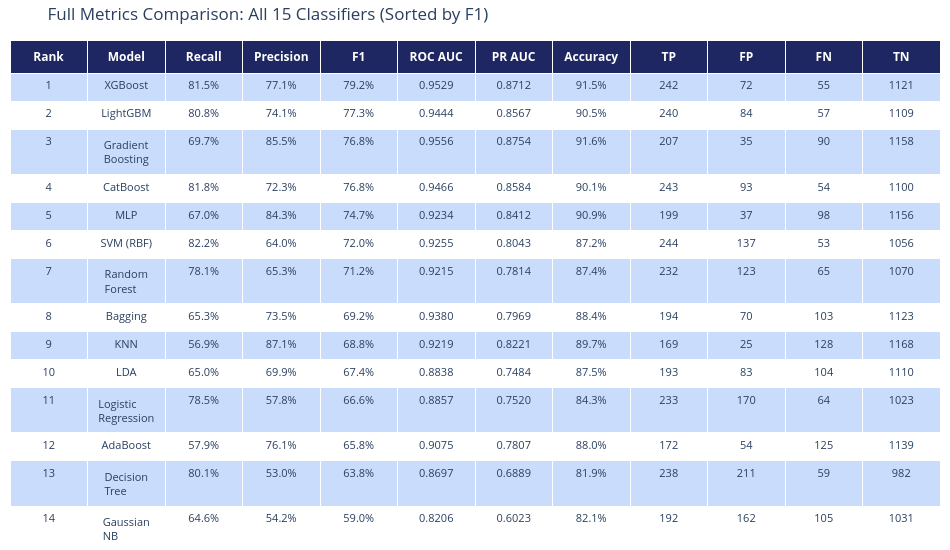

The notebook cell saved with this chart:
### Markdown cell above
## Chart 5: Full Metrics Table

### Code cell
# Full comparison table as interactive plotly table
df_table = df_comp.sort_values('f1_1', ascending=False).reset_index(drop=True)

fig_table = go.Figure(data=[go.Table(
    header=dict(
        values=['<b>Rank</b>', '<b>Model</b>', '<b>Recall</b>', '<b>Precision</b>',
                '<b>F1</b>', '<b>ROC AUC</b>', '<b>PR AUC</b>', '<b>Accuracy</b>',
                '<b>TP</b>', '<b>FP</b>', '<b>FN</b>', '<b>TN</b>'],
        fill_color=COLORS['navy'],
        font=dict(color='white', size=12),
        align='center',
    ),
    cells=dict(
        values=[
            list(range(1, len(df_table) + 1)),
            df_table['model'],
            [f'{v:.1%}' for v in df_table['recall_1']],
            [f'{v:.1%}' for v in df_table['precision_1']],
            [f'{v:.1%}' for v in df_table['f1_1']],
            [f'{v:.4f}' for v in df_table['roc_auc']],
            [f'{v:.4f}' for v in df_table['pr_auc']],
            [f'{v:.1%}' for v in df_table['accuracy']],
            df_table['tp'], df_table['fp'], df_table['fn'], df_table['tn'],
        ],
        fill_color=[
            [COLORS['ice'] if i % 2 == 0 else 'white' for i in range(len(df_table))]
        ] * 12,
        align='center',
        font=dict(size=11),
        height=28,
    ),
)])
fig_table.update_layout(
    title='Full Metrics Comparison: All 15 Classifiers (Sorted by F1)',
    height=550, width=950,
    margin=dict(l=10, r=10, t=40, b=10),
)
fig_table.show()
save_chart(fig_table, COMP_SLUG, 'full_metrics_table')

### Figure 1 — Plotly figure (JSON) as saved in the notebook; plotly's stock layout.template omitted (floating-point values rounded to 4 significant figures; data arrays with more than 128 entries replaced by an {"elided": "..."} marker saying what was removed)
{"data": [{"cells": {"align": "center", "fill": {"color": {"elided": "12x15 str values"}}, "font": {"size": 11}, "height": 28, "values": {"elided": "12x15 mixed values"}}, "header": {"align": "center", "fill": {"color": "#1E2761"}, "font": {"color": "white", "size": 12}, "values": ["<b>Rank</b>", "<b>Model</b>", "<b>Recall</b>", "<b>Precision</b>", "<b>F1</b>", "<b>ROC AUC</b>", "<b>PR AUC</b>", "<b>Accuracy</b>", "<b>TP</b>", "<b>FP</b>", "<b>FN</b>", "<b>TN</b>"]}, "type": "table"}], "layout": {"height": 550, "margin": {"b": 10, "l": 10, "r": 10, "t": 40}, "title": {"text": "Full Metrics Comparison: All 15 Classifiers (Sorted by F1)"}, "width": 950}}
